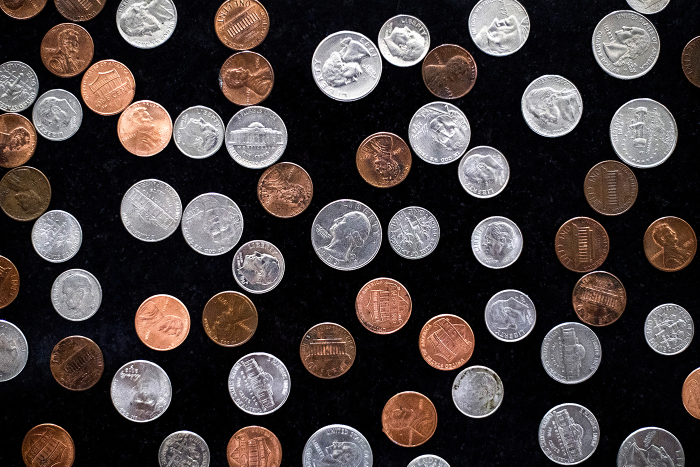
#> input picture coin2.jpg, 1400 x 933 px (shown at 1/2 size)
$ jupyter execute 8AllCoinDisplar.ipynb
#> lines starting #> are read from the running program, lines starting #| are printed output that depends on the picture; after the words box and inside, x2 and y2 are one past the last pixel; in counts of white or black regions, pixels touching at a corner belong together
# Write a MATLAB/Python program to read coins.png, leveling all coins and display area of all coins.

[cell 1]
import matplotlib.pyplot as plt

[cell 2]
import cv2
import matplotlib.pyplot as plt

# Read the image
image = cv2.imread("coin2.jpg", cv2.IMREAD_COLOR)
#> image is the input picture: shape (933, 1400, 3); mean B, G, R 58.5, 59.3, 67.8

# Convert the image to grayscale
gray = cv2.cvtColor(image, cv2.COLOR_BGR2GRAY)
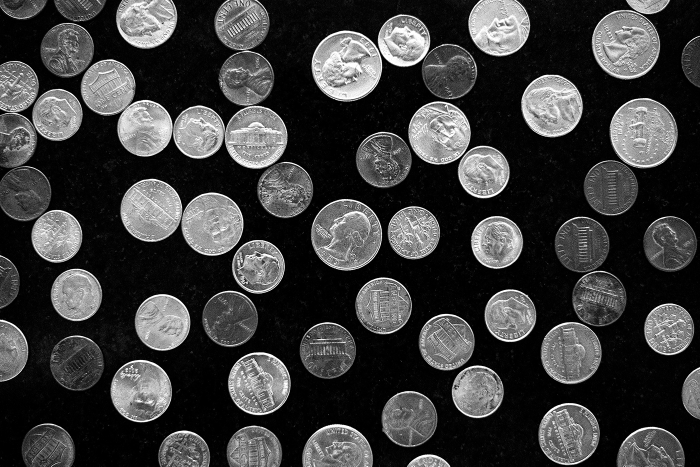
#> gray: shape (933, 1400) (shown at 1/2 size); min 0, max 255, mean 61.7

# Apply Gaussian blur to reduce noise and enhance edge detection
blurred = cv2.GaussianBlur(gray, (15, 15), 0)
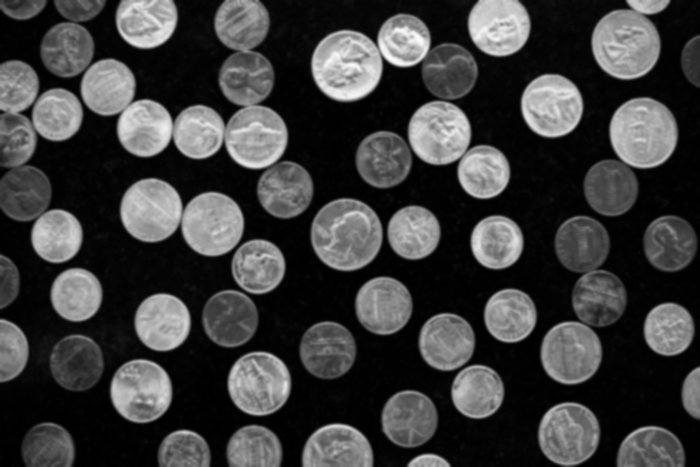
#> blurred: shape (933, 1400) (shown at 1/2 size); min 0, max 250, mean 61.7

# Perform edge detection using Canny
edges = cv2.Canny(blurred, threshold1=100, threshold2=175)
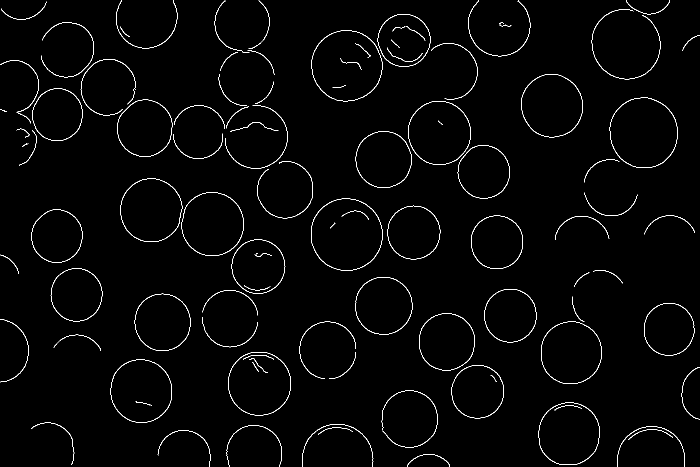
#> edges: shape (933, 1400) (shown at 1/2 size); 1.6% white in thin lines or dots

# Find contours in the edge-detected image
contours, _ = cv2.findContours(edges.copy(), cv2.RETR_EXTERNAL, cv2.CHAIN_APPROX_SIMPLE)
#> contours = 81 contours, 13 with area under 20; largest, box (x1, y1, x2, y2) and area: (622, 397, 765, 542) 16214, (623, 60, 765, 203) 15695, (1219, 195, 1356, 336) 15028, (456, 704, 582, 831) 12576, (816, 202, 942, 330) 12508

# Create a copy of the original image to draw contours
contour_image = image.copy()

total = 0
# Loop over the contours
for contour in contours:
    # Calculate the area of the contour
    area = cv2.contourArea(contour)
    total += area
    # Draw the contour on the image
    cv2.drawContours(contour_image, [contour], -1, (0, 255, 0), 2)

    # Display the area of each coin
    coin_area = f"{area:.2f} sq. units"
    x, y, _, _ = cv2.boundingRect(contour)
#> this loop made 81 passes
#> (area, total, coin_area, x, y) on passes 1, 2, 3, 5, 6, 7, 8, 9, 10, 11, 12, 13: (33, 33, '33.00 sq. units', 815, 908), (40, 73, '40.00 sq. units', 315, 860), (24.5, 97.5, '24.50 sq. units', 1256, 858), (54, 160.5, '54.00 sq. units', 1234, 852), (42, 202.5, '42.00 sq. units', 453, 850), (54, 256.5, '54.00 sq. units', 604, 848), (32, 288.5, '32.00 sq. units', 62, 845), (12180, 12468.5, '12180.00 sq. units', 1077, 805), (88, 12556.5, '88.00 sq. units', 763, 781), (40, 12596.5, '40.00 sq. units', 1363, 734), (8753, 21349.5, '8753.00 sq. units', 903, 730), (12221, 33570.5, '12221.00 sq. units', 221, 719)
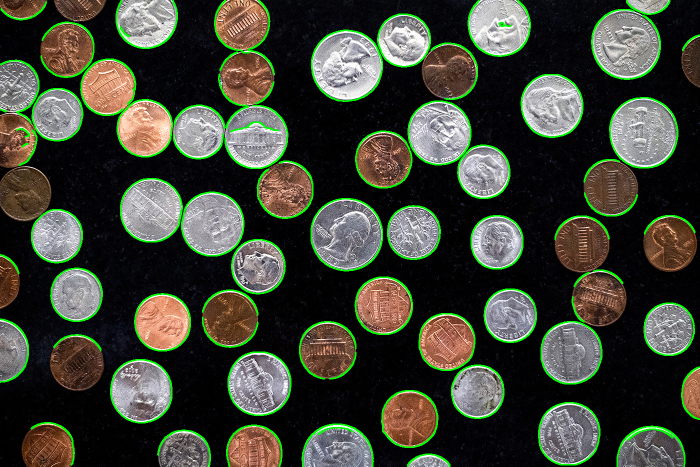
#> contour_image: shape (933, 1400, 3) (shown at 1/2 size); 4.84% of pixels changed, all inside (x1, y1, x2, y2) = (0, 0, 1400, 933)
#> after the loop, total = 282103
    # cv2.putText(contour_image, coin_area, (x, y), cv2.FONT_HERSHEY_SIMPLEX, 0.5, (255, 0, 0), 2)

# Display the images
plt.figure(figsize=(12, 10))
plt.subplot(211)
plt.imshow(image, cmap='gray')
plt.title("Original Image")
plt.axis('off')

plt.subplot(212)
plt.imshow(contour_image, cmap='gray')
plt.title("Contour Image")
plt.axis('off')
plt.tight_layout()
plt.show()
#> figure, not shown here; B, G, R data is drawn as R, G, B

print('Total Area: ', total)
#| Total Area:  282103.0
